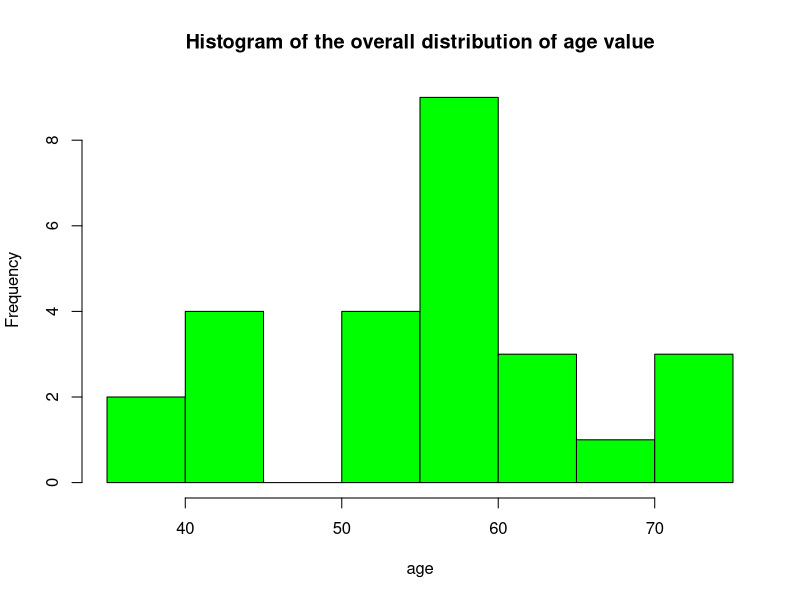
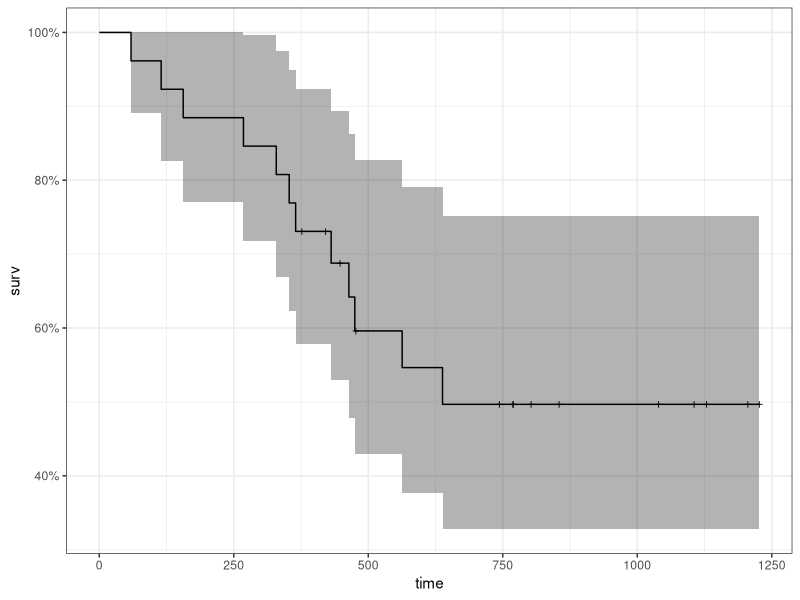
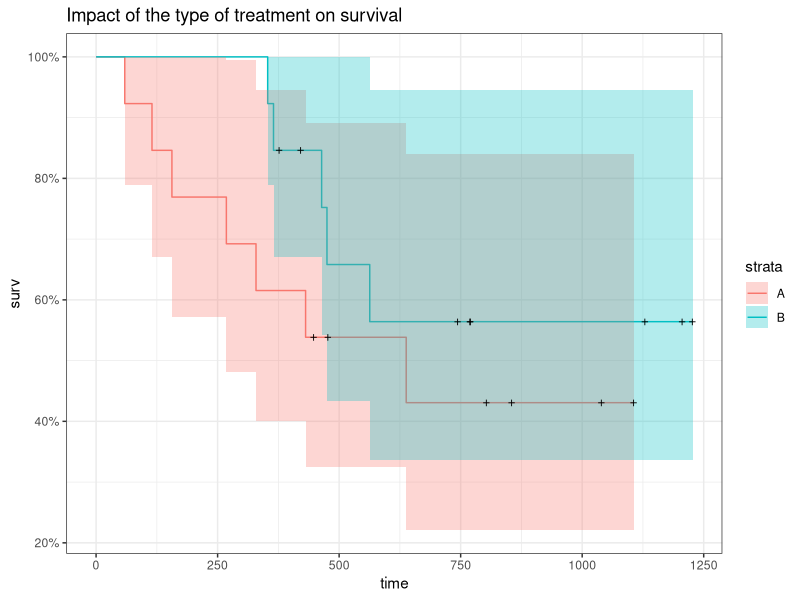
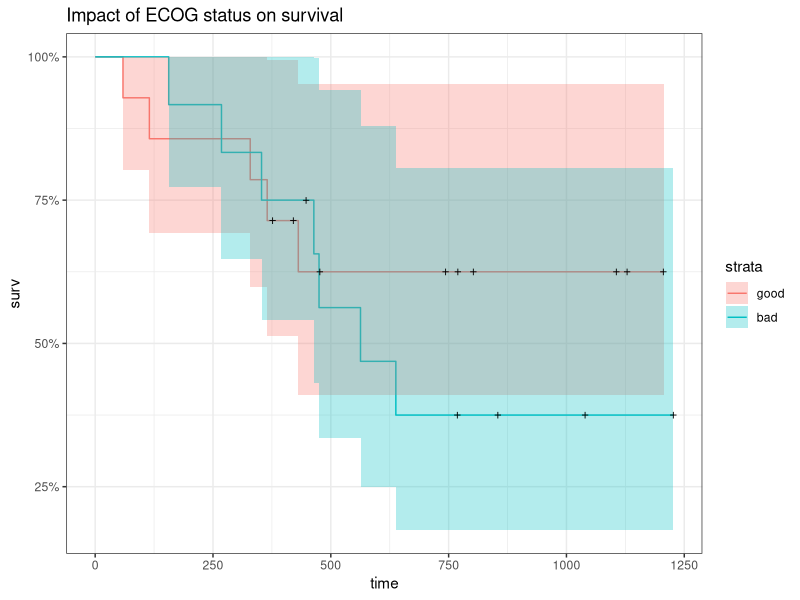
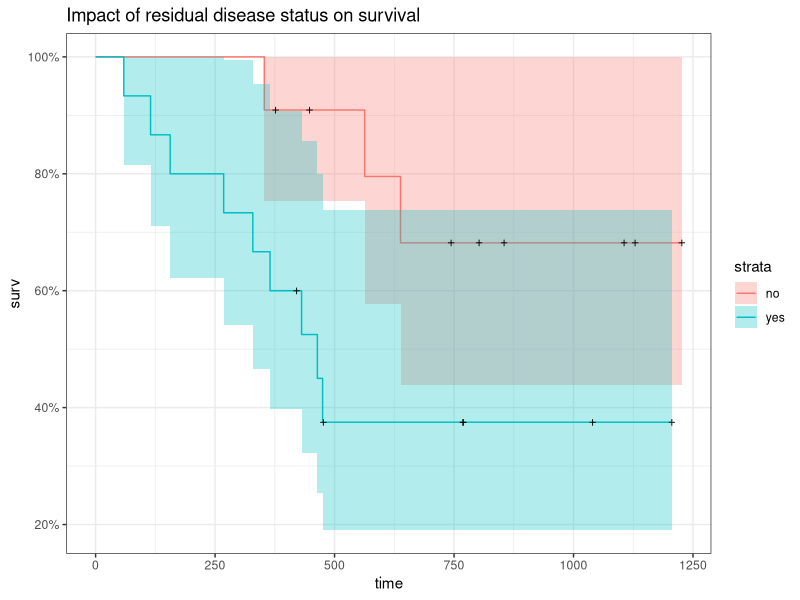
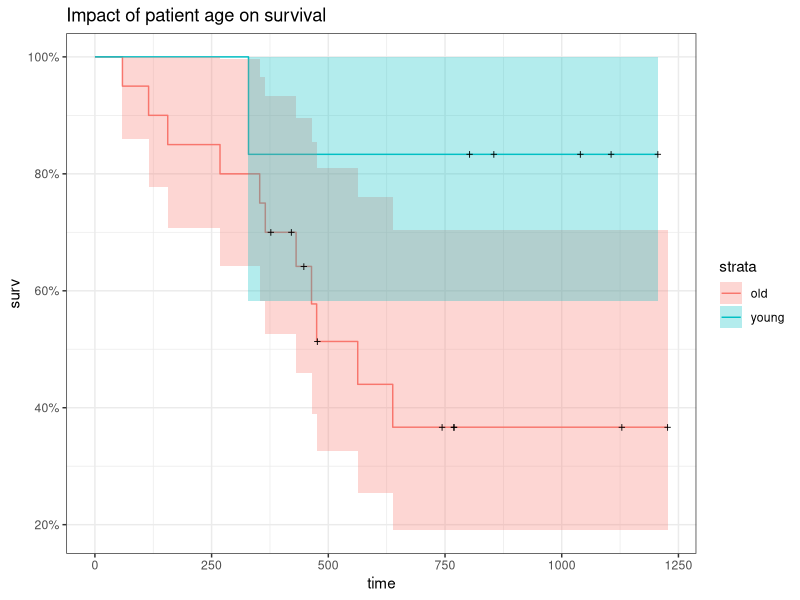
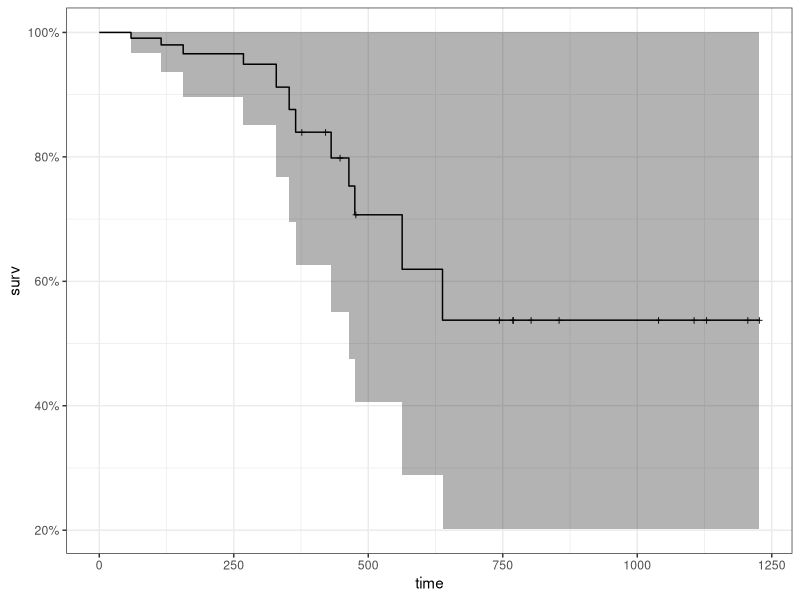
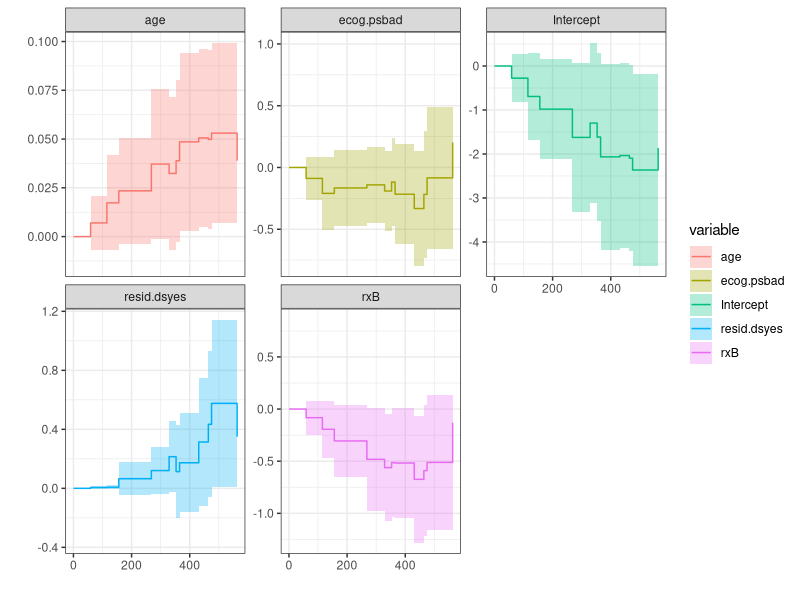

Write R code to recreate these figures, in order.
## ---- chunk 1
knitr::opts_chunk$set(echo = FALSE)
library(survival)
library(survminer)
library(ggplot2)
library(ggfortify)
library(coin)
theme_set(theme_bw())
library(dplyr)

## ---- chunk 2
data <- ovarian
glimpse(ovarian)
## ---- chunk 3
data$rx <- factor(data$rx, 
                     levels = c("1", "2"), 
                     labels = c("A", "B"))
data$resid.ds <- factor(data$resid.ds, 
                           levels = c("1", "2"), 
                           labels = c("no", "yes"))
data$ecog.ps <- factor(data$ecog.ps, 
                          levels = c("1", "2"), 
                          labels = c("good", "bad"))
## ---- chunk 4
sum(!complete.cases(data))
## ---- chunk 5
hist(ovarian$age, col = 'green', main = 'Histogram of the overall distribution of age value', xlab = "age")
## ---- chunk 6
km <- with(data, Surv(futime, fustat))
head(km,26)
## ---- chunk 7
km_fit <- survfit(Surv(futime, fustat) ~ 1, data=data)
summary(km_fit, times = c(1,30,60,90*(1:10)))
## ---- chunk 8
autoplot(km_fit)

## ---- chunk 9
km_rx_fit <- survfit(Surv(futime, fustat) ~ rx, data=data)
autoplot(km_rx_fit, main= "Impact of the type of treatment on survival")
## ---- chunk 10
km_ecogPs_fit <- survfit(Surv(futime, fustat) ~ ecog.ps, data=data)
autoplot(km_ecogPs_fit, main= "Impact of ECOG status on survival")
## ---- chunk 11
km_residDs_fit <- survfit(Surv(futime, fustat) ~ resid.ds, data=data)
autoplot(km_residDs_fit, main= "Impact of residual disease status on survival")
## ---- chunk 12
data <- data %>% mutate(age_group = ifelse(age >=50, "old", "young"))
data$age_group <- factor(data$age_group)

km_age_fit <- survfit(Surv(futime, fustat) ~ age_group, data=data)
autoplot(km_age_fit, main= "Impact of patient age on survival")
## ---- chunk 13
data_hyb <- data
data_hyb$hybrid_var <- paste(data_hyb$age_group, data_hyb$rx) #influence of two factors age and rx
data_hyb$hybrid_var <- factor(data_hyb$hybrid_var)
data_hyb %>% filter(!is.na(hybrid_var))
summary(data_hyb$hybrid_var) # Count number of patients per group.
## ---- chunk 14
km_hybrid_var <- survfit(Surv(futime, fustat) ~ hybrid_var, data=data_hyb)
# autoplot(km_hybrid_var, main = "Impact of patient age and treatment on survival")

## ---- chunk 15
survdiff(Surv(futime, fustat) ~ rx, data = data)
## ---- chunk 16
logrank_test(Surv(futime, fustat) ~ rx, data = data)

## ---- chunk 17
logrank_test(Surv(futime, fustat) ~ ecog.ps, data = data)
## ---- chunk 18
logrank_test(Surv(futime, fustat) ~ resid.ds, data = data)
## ---- chunk 19
cox <- coxph(Surv(futime, fustat) ~ rx + age + resid.ds + ecog.ps , data = data)
summary(cox)
## ---- chunk 20
cox_fit <- survfit(cox)
autoplot(cox_fit)
## ---- chunk 21
aa_fit <- aareg(Surv(futime, fustat) ~ rx + age + resid.ds + ecog.ps , data = data)
autoplot(aa_fit)
## ---- chunk 22
fit.coxph <- coxph(Surv(futime, fustat) ~ rx + age_group + resid.ds + ecog.ps, data = data_hyb)
ggforest(fit.coxph, data = data_hyb)
